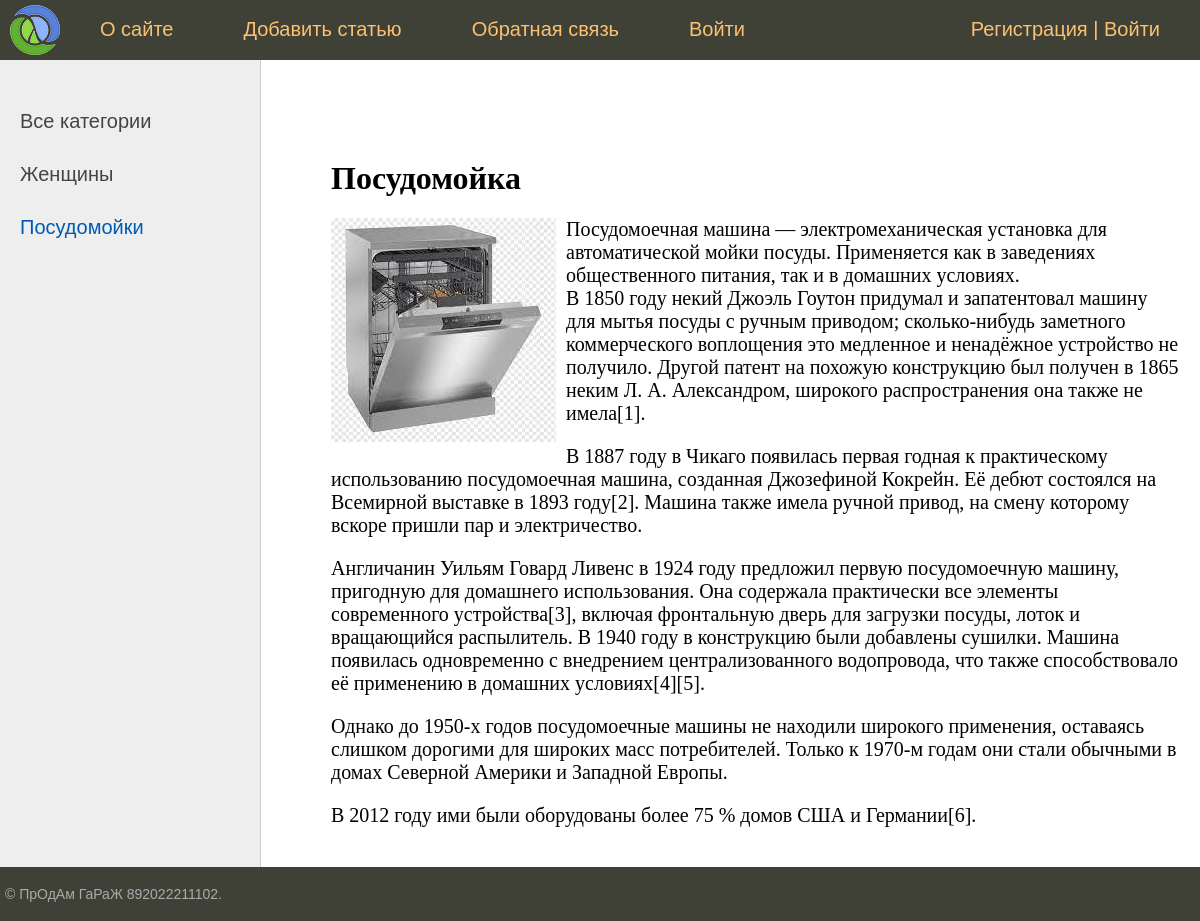
The page /post/posudomojka/ on the database its author committed.
### women/models.py (models this page shows, shortened)
class Category(models.Model):
    name = models.CharField(max_length=100, db_index=True, verbose_name='Категория')
    slug = models.SlugField(max_length=255, unique=True, db_index=True, verbose_name="URL")
    def get_absolute_url(self):
        return reverse('category', kwargs={'cat_id': self.pk})
    class Meta:
        verbose_name = 'Категория'
        verbose_name_plural = 'Категории'
        ordering = ['id']

class Women(models.Model):
    title = models.CharField(max_length=255, verbose_name="Заголовок")
    slug = models.SlugField(max_length=255, unique=True, db_index=True, verbose_name="URL")
    content = models.TextField(blank=True, verbose_name="Текст статьи")
    photo = models.ImageField(upload_to="photos/%Y/%m/%d/", verbose_name="Фото")
    time_create = models.DateTimeField(auto_now_add=True, verbose_name="Время создания")
    time_update = models.DateTimeField(auto_now=True, verbose_name="Время изменения")
    is_published = models.BooleanField(default=True, verbose_name="Публикация")
    cat = models.ForeignKey('Category', on_delete=models.PROTECT, verbose_name="Категории")
    class Meta:
        verbose_name = 'Ну вы поняли'
        verbose_name_plural = 'Ну вы поняли'
        ordering = ['-time_create', 'title']

### women/views.py (the view)
# urls.py: path('post/<slug:post_slug>/', show_post, name='post'),
def show_post(request, post_slug):
    post = get_object_or_404(Women, slug=post_slug)
    context = {
        'post': post,
        'menu': menu,
        'title': post.title,
        'cat_selected': post.cat_id,
    }
    return render(request, 'women/post.html', context=context)

### women/templatetags/women_tags.py (called while the page is built)
@register.inclusion_tag('women/list_categories.html')
def show_categories(sort=None, cat_selected=0):
    if not sort:
        cats = Category.objects.all()
    else:
        cats = Category.objects.order_by(sort)
    return {"cats": cats, "cat_selected": cat_selected}

### women/templates/women/post.html
{% extends 'women/base.html' %}
{% block content %}
<h1>{{post.title}}</h1>
{% if post.photo %}
<p><img class="img-article-left" src="{{post.photo.url}}"></p>
{% endif %}
{{post.content|linebreaks}}
{% endblock %}

### women/templates/women/list_categories.html
{% for c in cats %}
	{% if c.pk == cat_selected %}
		<li class="selected">{{c.name}}</li>
	{% else %}
		<li><a href="{{ c.get_absolute_url }}">{{c.name}}</a></li>
	{% endif %}
{% endfor %}

### women/static/women/css/styles.css (style rules this page uses)
html, body { font-family: 'Arial'; margin: 0; padding: 0; height: 100%; width: 100%; color: #444; }
a { color: #0059b2; text-decoration: none; }
img { max-width: 600px; height: auto; }
img.img-article-left { max-width: 300px; height: auto; float: left; padding: 0 10px 10px 0; }
.left-chapters ul li { margin: 30px 0 0 0; color: #999; }
.left-chapters ul li.selected { color: #0059b2; }
.left-chapters ul li a { color: #444; text-decoration: none; }
.content-text h1 { font-size: 32px; }

### rows shown on the page
Category: name "Женщины"
Category: name "Посудомойки"
Women: title "Посудомойка", photo (picture), content "Посудомоечная машина — электромеханическая установка для автоматической мойки посуды. Применяется как в заведениях общественного питания, так и в домашних условиях. В 1850 году некий Джоэль Гоутон придумал и запатентовал машину для мытья посуды с ручным приводом; сколько-нибудь заметного коммерческого воплощения это медленное и ненадёжное устройство не получило. Другой патент на похожую конструкцию был получен в 1865 неким Л. А. Александром, широкого распространения она также не имела[1]. В 1887 году в Чикаго появилась первая годная к практическому использованию посудомоечная машина, созданная Джозефиной Кокрейн. Её дебют состоялся на Всемирной выставке в 1893 году[2]. Машина также имела…"

### other values the page prints
{{ m.title }} "О сайте" "Добавить статью" "Обратная связь" "Войти"
